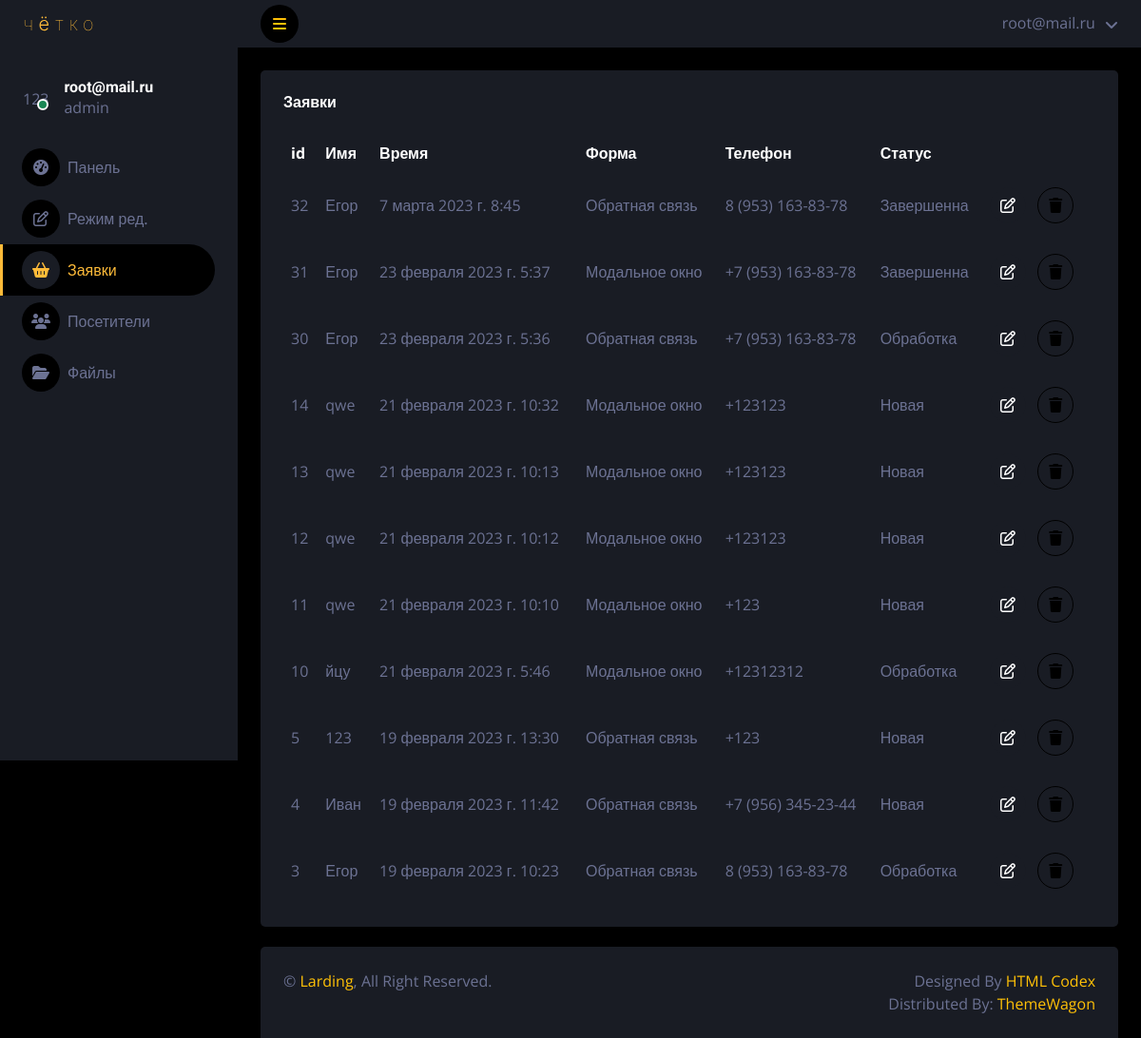
The page /orders/ (signed in) on the database as committed earlier.
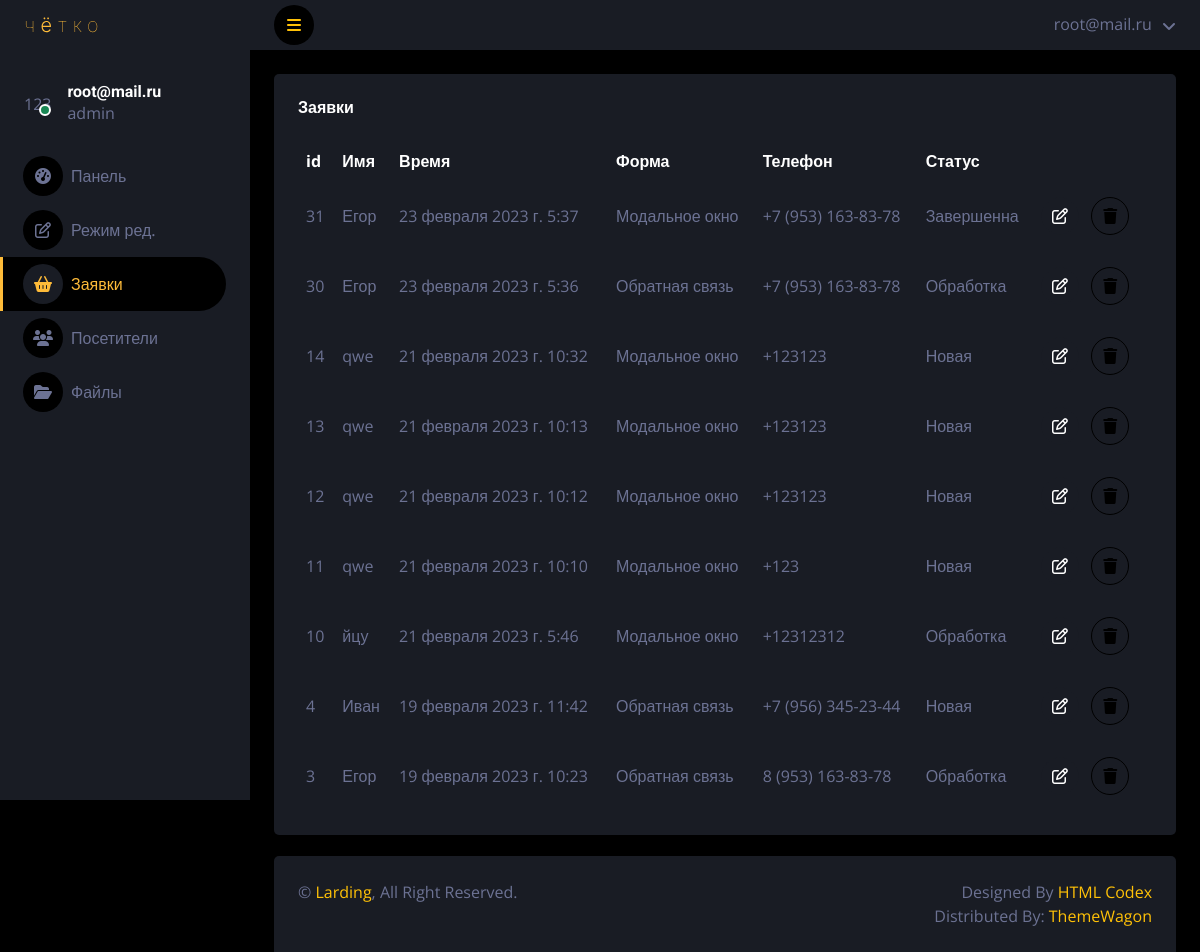
The same page on the database as committed later.
### landing/models.py (models this page shows, shortened)
class bids(models.Model):
	STATUS_BID = [
        ('new', 'Новая'),
        ('processing', 'Обработка'),
        ('completed', 'Завершенна'),
    ]
	name = models.CharField(max_length=100, db_index=True,verbose_name="Имя",blank=True)
	last_name = models.CharField(max_length=100, db_index=True,verbose_name="Фамилия",blank=True)
	mail = models.CharField(max_length=100, db_index=True,verbose_name="Почта",blank=True)
	tel = models.CharField(max_length=100, db_index=True,verbose_name="Телефон",blank=True)
	message = models.TextField(db_index=True,verbose_name="Сообщение",null=True,blank=True)
	which = models.CharField(max_length=100, db_index=True,verbose_name="Форма отправки",blank=True)
	ip = models.CharField(max_length=100, db_index=True,verbose_name="IP",blank=True)
	country = models.CharField(max_length=100, db_index=True,verbose_name="Страна",blank=True)
	os = models.CharField(max_length=100, db_index=True,verbose_name="Операционная система",blank=True)
	browser = models.CharField(max_length=200, db_index=True,verbose_name="Браузер",blank=True)
	data = models.FileField(upload_to="files/%Y/%m/%d/",blank=True,verbose_name="Фаил")
	time_create = models.DateTimeField(auto_now_add=True,verbose_name="Время отправки",blank=True)
	time_update = models.DateTimeField(auto_now=True,verbose_name="Последнее обновление",blank=True)
	status = models.TextField(blank=True,verbose_name="Статус",choices=STATUS_BID)
	class Meta:
		verbose_name = 'Заявка'
		verbose_name_plural = 'Заявки'

### landing/views.py (the view)
# urls.py: path('orders/',OrderPage.as_view(),name='order'),
class OrderPage(LoginRequiredMixin,DataMixin,ListView):
	model = landing
	template_name = 'accounts/darkpan/order.html'
	def get_context_data(self,*, object_list=None, **kwargs):
		context = super().get_context_data(**kwargs)
		print(self.request.user)
		context['user'] = self.request.user
		context['orders'] = bids.objects.order_by("-id")
		context['orders_count'] =bids.objects.count()
		c_def = self.get_user_context(title="Заявки",selected="landing:order")
		context = dict(list(context.items())+list(c_def.items()))
		return context

### landing/utils.py (called while the page is built)
	def get_user_context(self, **kwargs):
		context = kwargs
		context['menu_admin']=[{'title':'Панель','url_name':'landing:dashboard','icon':'fa-tachometer-alt'},
							   {'title':'Режим ред.','url_name':'landing:edit','icon':'fa-edit'},
							   {'title':'Заявки','url_name':'landing:order','icon':'fa-shopping-basket'},
							   {'title':'Посетители','url_name':'landing:users','icon':'fa-users'},
							   {'title':'Файлы','url_name':'landing:files','icon':'fa-folder-open'},
			]
		return context

### landing/templates/accounts/darkpan/order.html (shortened to what this page needs)
{% extends "accounts/darkpan/base.html" %}
{% block content %}
            <div class="container-fluid pt-4 px-4">
                <div class="bg-secondary text-center rounded p-4">
                    <div class="d-flex align-items-center justify-content-between mb-4">
                        <h6 class="mb-0">Заявки</h6>
                    </div>
                    <div class="table-responsive">
                        <table class="table text-start align-middle table-borderless table-hover mb-0">
                            <thead>
                                <tr class="text-white">
                                    <th scope="col">id</th>
                                    <th scope="col">Имя</th>
                                    <th scope="col">Время</th>
                                    <th scope="col">Форма</th>
                                    <th scope="col">Телефон</th>
                                    <th scope="col">Статус</th>
                                    <th scope="col"></th>
                                </tr>
                            </thead>
                            <tbody>
                                {% for item in orders %}
                                    <tr>
                                        <td>{{ item.id }}</td>
                                        <td>{{ item.name }}</td>
                                        <td>{{ item.time_create }}</td>
                                        <td>{{ item.which }}</td>
                                        <td>{{ item.tel }}</td>
                                            {% for itemme in item.STATUS_BID %}
                                                {% if item.status in itemme.0 %}
                                                    <td>{{ itemme.1 }}</td>
                                                {% endif %}
                                            {% endfor %}
                                        <td>
                                            <button type="button" class="btn btn-square btn-secondary getorder" data-bs-toggle="modal" data-bs-target="#exampleModal" data-id-order="{{ item.id }}" data-path="/orders/{{ item.id }}/">
                                                <i class="fa-regular fa-pen-to-square"></i>
                                            </button>
                                            <a href="del/{{ item.id }}/" class="btn btn-square btn-outline-dark m-2"><i class="fa-solid fa-trash"></i></a>
                                        </td>
                                    </tr>
                                {% endfor %}
                            </tbody>
                        </table>
                    </div>
                </div>
            </div>
{% endblock %}

### landing/templates/accounts/darkpan/base.html (shortened to what this page needs)
{% load static %}
<!DOCTYPE html>
<html lang="en">
<head>
    <link href="{% static 'accounts/'%}lib/owlcarousel/assets/owl.carousel.min.css" rel="stylesheet">
    <link href="{% static 'accounts/'%}lib/tempusdominus/css/tempusdominus-bootstrap-4.min.css" rel="stylesheet" />
    <link href="{% static 'accounts/'%}css/bootstrap.min.css" rel="stylesheet">
    <link href="{% static 'accounts/'%}css/style.css" rel="stylesheet">
</head>
<body>
    <div class="container-fluid position-relative d-flex p-0">
        <div class="sidebar pe-4 pb-3">
            <nav class="navbar bg-secondary navbar-dark">
                <a href="{% url 'landing:home' %}" class="d-flex align-items-center navbar-brand mx-4 mb-3 w-100">
                    <img src="{% static 'accounts/'%}img/logo.svg">
                </a>
                <div class="d-flex align-items-center ms-4 mb-4 mt-4 w-100">
                    <div class="position-relative">
                        <div class="rounded-circle">123</div>
                        <div class="bg-success rounded-circle border border-2 border-white position-absolute end-0 bottom-0 p-1"></div>
                    </div>
                    <div class="ms-3">
                        <h6 class="mb-0">{{ user.email }}</h6>
                        {% if user.is_superuser %}
                            <span>admin</span>
                        {% else %}
                            <span>no admin</span>
                        {% endif %}
                    </div>
                </div>
                <div class="navbar-nav w-100">
                    {% for item in menu_admin %}
                        {% if item.url_name == selected %}
                            <a href="{% url item.url_name %}" class="nav-item nav-link active"><i class="fa {{ item.icon }} me-2"></i>{{ item.title }}</a>
                        {% else %}
                            <a href="{% url item.url_name %}" class="nav-item nav-link"><i class="fa {{ item.icon }} me-2"></i>{{ item.title }}</a>
                        {% endif %}
                    {% endfor %}
                </div>
            </nav>
        </div>
        <div class="content ">
            <nav class="navbar navbar-expand bg-secondary navbar-dark sticky-top px-4 py-0">
                <a href="#" class="sidebar-toggler flex-shrink-0">
                    <i class="fa fa-bars"></i>
                </a>
                <div class="navbar-nav align-items-center ms-auto">
                    <div class="nav-item dropdown">
                        <a href="#" class="nav-link dropdown-toggle" data-bs-toggle="dropdown">
                            <span class="d-none d-lg-inline-flex">{{ user.email }}</span>
                        </a>
                    </div>
                </div>
            </nav>
            {% block content %}
            {% endblock %}
            <div class="mt-auto position-sticky top-100" style="margin-top: 117px !important;">
                <div class="container-fluid pt-4 px-4 position-absolute bottom-0"  >
                    <div class="bg-secondary rounded-top p-4" >
                        <div class="row" >
                            <div class="col-12 col-sm-6 text-center text-sm-start">
                                &copy; <a href="#">Larding</a>, All Right Reserved.
                            </div>
                            <div class="col-12 col-sm-6 text-center text-sm-end">
                                Designed By <a href="https://htmlcodex.com">HTML Codex</a>
                                <br>Distributed By: <a href="https://themewagon.com" target="_blank">ThemeWagon</a>
                            </div>
                        </div>
                    </div>
                </div>
            </div>
        </div>
    </div>
</body>
</html>

Rows that differ between the two databases and show on the page:
removed bids: id "32", name "Егор", time_create "7 марта 2023 г. 8:45", which "Обратная связь", tel "8 (953) 163-83-78", itemme "Завершенна"
removed bids: id "5", name "123", time_create "19 февраля 2023 г. 13:30", which "Обратная связь", tel "+123", itemme "Новая"
